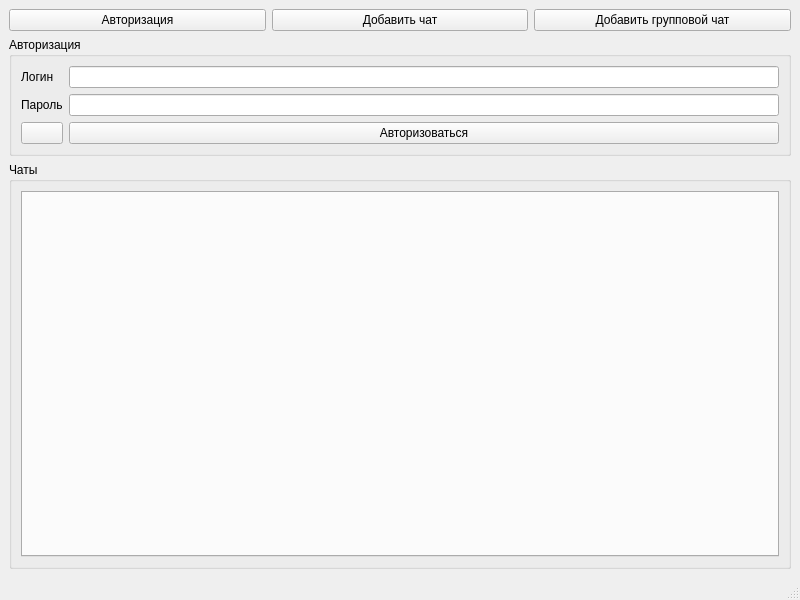
<?xml version="1.0" encoding="UTF-8"?>
<ui version="4.0">
 <class>MainWindow</class>
 <widget class="QMainWindow" name="MainWindow">
  <property name="geometry">
   <rect>
    <x>0</x>
    <y>0</y>
    <width>800</width>
    <height>600</height>
   </rect>
  </property>
  <property name="windowTitle">
   <string>Приложение для обмена сообщениями</string>
  </property>
  <widget class="QWidget" name="centralwidget">
   <layout class="QGridLayout" name="gridLayout_2">
    <item row="2" column="0" colspan="3">
     <widget class="QGroupBox" name="groupBoxChats">
      <property name="title">
       <string>Чаты</string>
      </property>
      <layout class="QGridLayout" name="gridLayout">
       <item row="0" column="0">
        <widget class="QTabWidget" name="tabWidget">
         <property name="currentIndex">
          <number>-1</number>
         </property>
        </widget>
       </item>
      </layout>
     </widget>
    </item>
    <item row="0" column="0">
     <widget class="QPushButton" name="pushButtonAutorizoShow">
      <property name="text">
       <string>Авторизация</string>
      </property>
     </widget>
    </item>
    <item row="0" column="1">
     <widget class="QPushButton" name="pushButtonAddChat">
      <property name="text">
       <string>Добавить чат</string>
      </property>
     </widget>
    </item>
    <item row="1" column="0" colspan="3">
     <widget class="QGroupBox" name="groupBoxAutoriz">
      <property name="minimumSize">
       <size>
        <width>0</width>
        <height>100</height>
       </size>
      </property>
      <property name="title">
       <string>Авторизация</string>
      </property>
      <layout class="QGridLayout" name="gridLayout_3">
       <item row="0" column="0">
        <widget class="QLabel" name="label">
         <property name="text">
          <string>Логин</string>
         </property>
        </widget>
       </item>
       <item row="0" column="1">
        <widget class="QLineEdit" name="lineEditLogin"/>
       </item>
       <item row="1" column="0">
        <widget class="QLabel" name="label_2">
         <property name="text">
          <string>Пароль</string>
         </property>
        </widget>
       </item>
       <item row="1" column="1">
        <widget class="QLineEdit" name="lineEditPass"/>
       </item>
       <item row="2" column="1">
        <widget class="QPushButton" name="pushButtonAutoriz">
         <property name="text">
          <string>Авторизоваться</string>
         </property>
        </widget>
       </item>
       <item row="2" column="0">
        <widget class="QPushButton" name="pushButAddNew">
         <property name="text">
          <string/>
         </property>
         <property name="icon">
          <iconset>
           <normaloff>icons/add.png</normaloff>icons/add.png</iconset>
         </property>
        </widget>
       </item>
      </layout>
     </widget>
    </item>
    <item row="0" column="2">
     <widget class="QPushButton" name="pushButtonGroupChat">
      <property name="text">
       <string>Добавить групповой чат</string>
      </property>
     </widget>
    </item>
   </layout>
  </widget>
  <widget class="QStatusBar" name="statusbar"/>
 </widget>
 <resources/>
 <connections/>
</ui>
